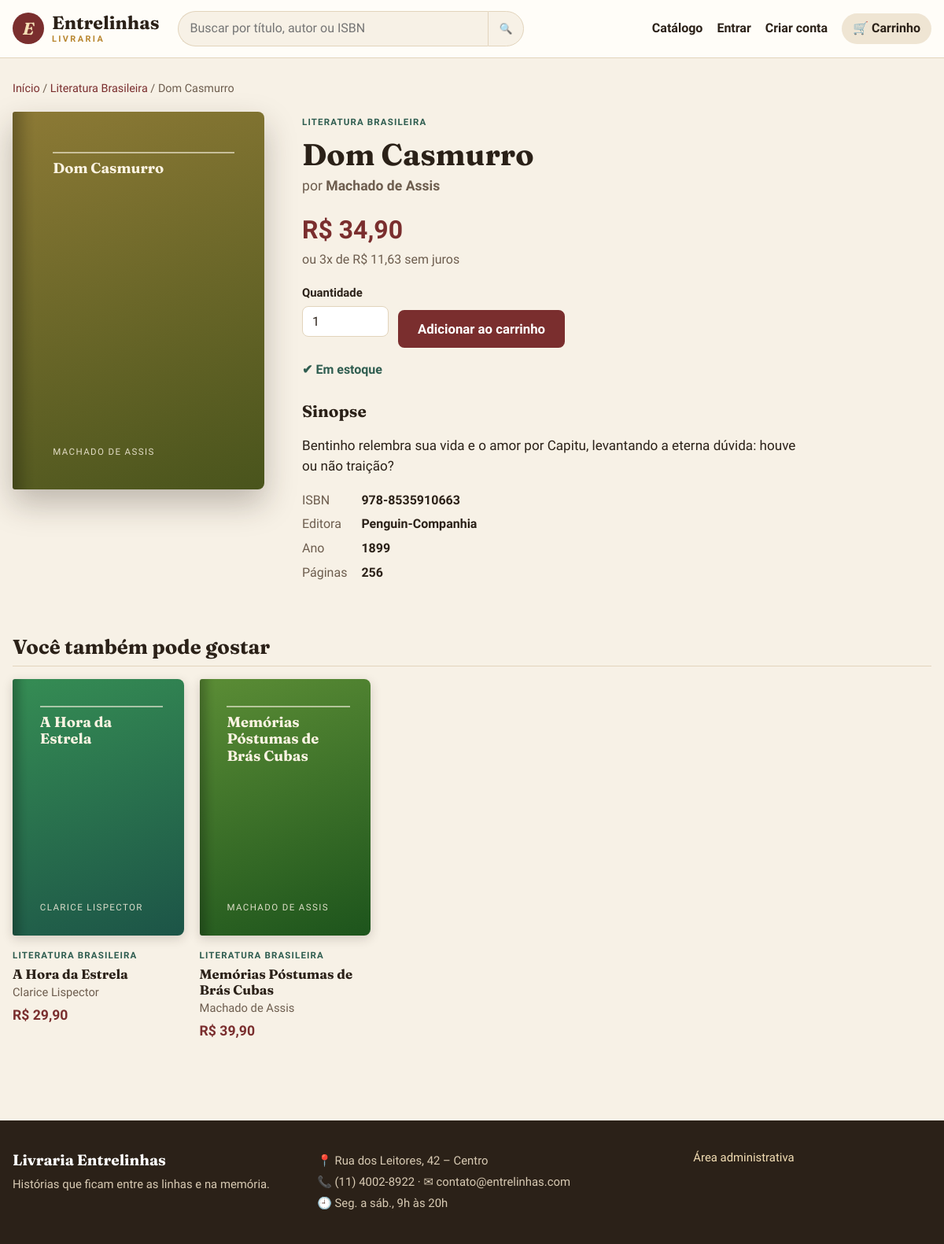
The page /livro/1 on the database its author committed.
### tables this page shows
CREATE TABLE livros (
    id              INT UNSIGNED AUTO_INCREMENT PRIMARY KEY,
    titulo          VARCHAR(150) NOT NULL,
    isbn            VARCHAR(20)  NOT NULL UNIQUE,
    categoria_id    INT UNSIGNED NOT NULL,
    autor_id        INT UNSIGNED NOT NULL,
    editora         VARCHAR(100) NULL,
    ano_publicacao  SMALLINT NULL,
    paginas         SMALLINT UNSIGNED NULL,
    preco           DECIMAL(10,2) NOT NULL,
    estoque         INT UNSIGNED NOT NULL DEFAULT 0,
    sinopse         TEXT NULL,
    capa            VARCHAR(255) NULL,
    destaque        TINYINT(1) NOT NULL DEFAULT 0,
    ativo           TINYINT(1) NOT NULL DEFAULT 1,
    criado_em       DATETIME NOT NULL DEFAULT CURRENT_TIMESTAMP,
    CONSTRAINT fk_livro_categoria FOREIGN KEY (categoria_id) REFERENCES categorias(id)
        ON UPDATE CASCADE ON DELETE RESTRICT,
    CONSTRAINT fk_livro_autor FOREIGN KEY (autor_id) REFERENCES autores(id)
        ON UPDATE CASCADE ON DELETE RESTRICT,
    CONSTRAINT ck_livro_preco CHECK (preco > 0)
);

CREATE TABLE categorias (
    id          INT UNSIGNED AUTO_INCREMENT PRIMARY KEY,
    nome        VARCHAR(60) NOT NULL UNIQUE,
    descricao   VARCHAR(255) NULL
);

CREATE TABLE autores (
    id             INT UNSIGNED AUTO_INCREMENT PRIMARY KEY,
    nome           VARCHAR(120) NOT NULL,
    nacionalidade  VARCHAR(60)  NULL,
    biografia      TEXT NULL
);

### app/Core/Controller.php (called while the page is built, shortened)
<?php
class Controller
{
    public function render(string $view, array $dados = [], string $layout = 'public'): void
    {
        extract($dados);
        require APP_PATH . "/Views/{$view}.php";
        $conteudo = ob_get_clean();
        require APP_PATH . "/Views/layouts/{$layout}.php";
    }
}

### app/Controllers/LojaController.php (called while the page is built, shortened)
<?php
class LojaController extends Controller
{
    public function livro(int $id): void
    {
        $model = new Livro();
        $livro = $model->findCompleto($id);
        $this->render('loja/livro', [
            'titulo' => $livro['titulo'],
            'livro' => $livro,
            'relacionados' => $model->relacionados((int) $livro['categoria_id'], $id),
        ]);
    }
}

### public/index.php (called while the page is built, shortened)
<?php
require dirname(__DIR__) . '/app/bootstrap.php';
$router = new App\Core\Router();
$router->dispatch($_SERVER['REQUEST_URI'], $_SERVER['REQUEST_METHOD']);

### app/helpers.php (called while the page is built, shortened)
<?php
function e(mixed $valor): string
{
    return htmlspecialchars((string) ($valor ?? ''), ENT_QUOTES, 'UTF-8');
}
function base_path(): string
{
    $dir = str_replace('\\', '/', dirname($_SERVER['SCRIPT_NAME'] ?? '/'));
    return rtrim($dir, '/');
}
function url(string $caminho = ''): string
{
    return base_path() . '/' . ltrim($caminho, '/');
}
function asset(string $arquivo): string
{
    return url('assets/' . ltrim($arquivo, '/'));
}
function moeda(float|string|null $valor): string
{
    return 'R$ ' . number_format((float) $valor, 2, ',', '.');
}
function capa_cor(int $id): int
{
    return ($id * 47) % 360;
}

### app/bootstrap.php (called while the page is built, shortened)
<?php
spl_autoload_register(function (string $classe): void {
    $prefixo = 'App\\';
    $relativo = str_replace('\\', '/', substr($classe, strlen($prefixo)));
    $arquivo = APP_PATH . '/' . $relativo . '.php';
});
require APP_PATH . '/helpers.php';

### app/Core/Database.php (called while the page is built, shortened)
<?php
class Database
{
    private static ?PDO $conexao = null;
    private static array $config = [];
    public static function configure(array $config): void
    {
        self::$config = $config;
    }
    public static function getConnection(): PDO
    {
        if (self::$conexao === null) {
            $c = self::$config;
            $dsn = "mysql:host={$c['host']};port={$c['port']};dbname={$c['name']};charset={$c['charset']}";
            try {
                self::$conexao = new PDO($dsn, $c['user'], $c['pass'], [
                    PDO::ATTR_ERRMODE => PDO::ERRMODE_EXCEPTION,
                    PDO::ATTR_DEFAULT_FETCH_MODE => PDO::FETCH_ASSOC,
                    PDO::ATTR_EMULATE_PREPARES => false,
                ]);
            } catch (PDOException $e) {
                http_response_code(500);
                exit('<h1>Erro ao conectar ao banco de dados</h1><p>Verifique se o container MySQL está rodando '
                    . '(<code>docker compose up -d db</code>).</p><pre>' . htmlspecialchars($e->getMessage()) . '</pre>');
            }
        }
        return self::$conexao;
    }
}

### app/Core/Model.php (called while the page is built, shortened)
<?php
abstract class Model
{
    public function __construct()
    {
        $this->db = Database::getConnection();
    }
}

### app/Models/Livro.php (called while the page is built, shortened)
<?php
class Livro extends Model
{
    public function findCompleto(int $id): ?array
    {
        $stmt = $this->db->prepare(self::SELECT_COMPLETO . ' WHERE l.id = :id');
        $stmt->execute(['id' => $id]);
        return $stmt->fetch() ?: null;
    }
    public function relacionados(int $categoriaId, int $ignorarId, int $limite = 4): array
    {
        $stmt = $this->db->prepare(
            self::SELECT_COMPLETO . ' WHERE l.ativo = 1 AND l.categoria_id = :cat AND l.id <> :id
              ORDER BY RAND() LIMIT :limite'
        );
        $stmt->bindValue('cat', $categoriaId, \PDO::PARAM_INT);
        $stmt->bindValue('id', $ignorarId, \PDO::PARAM_INT);
        $stmt->bindValue('limite', $limite, \PDO::PARAM_INT);
        $stmt->execute();
        return $stmt->fetchAll();
    }
}

### app/Core/Auth.php (called while the page is built, shortened)
<?php
class Auth
{
    public static function cliente(): ?array
    {
        return $_SESSION['cliente'] ?? null;
    }
}

### app/Views/loja/livro.php (the view, shortened to what this page needs)
<nav class="migalhas">
    <a href="<?= url('') ?>">Início</a> /
    <a href="<?= url('livros?categoria=' . $livro['categoria_id']) ?>"><?= e($livro['categoria']) ?></a> /
    <span><?= e($livro['titulo']) ?></span>
</nav>
<article class="livro-detalhe">
    <div class="livro-detalhe-capa">
        <?php $l = $livro; require APP_PATH . '/Views/partials/capa.php'; ?>
    </div>
    <div class="livro-detalhe-info">
        <span class="livro-card-categoria"><?= e($livro['categoria']) ?></span>
        <h1><?= e($livro['titulo']) ?></h1>
        <p class="autor">por <strong><?= e($livro['autor']) ?></strong></p>
        <p class="preco preco-grande"><?= moeda($livro['preco']) ?></p>
        <p class="parcelas">ou 3x de <?= moeda($livro['preco'] / 3) ?> sem juros</p>
        <?php if ($livro['estoque'] > 0): ?>
            <form action="<?= url('carrinho/adicionar') ?>" method="post" class="form-comprar" data-validar>
                <label>Quantidade
                    <input type="number" name="quantidade" value="1" min="1" max="<?= (int) $livro['estoque'] ?>" required>
                </label>
                <button class="btn btn-primario btn-grande">Adicionar ao carrinho</button>
            </form>
            <p class="estoque-info <?= $livro['estoque'] <= 3 ? 'baixo' : '' ?>">
                <?= $livro['estoque'] <= 3 ? '⚠ Restam apenas ' . (int) $livro['estoque'] . ' unidade(s)!' : '✔ Em estoque' ?>
            </p>
        <?php else: ?>
            <p class="alerta alerta-erro">Este livro está esgotado no momento.</p>
        <?php endif; ?>
        <?php if ($livro['sinopse']): ?>
            <h2>Sinopse</h2>
            <p class="sinopse"><?= nl2br(e($livro['sinopse'])) ?></p>
        <?php endif; ?>
        <dl class="ficha">
            <dt>ISBN</dt><dd><?= e($livro['isbn']) ?></dd>
            <?php if ($livro['editora']): ?><dt>Editora</dt><dd><?= e($livro['editora']) ?></dd><?php endif; ?>
            <?php if ($livro['ano_publicacao']): ?><dt>Ano</dt><dd><?= e($livro['ano_publicacao']) ?></dd><?php endif; ?>
            <?php if ($livro['paginas']): ?><dt>Páginas</dt><dd><?= e($livro['paginas']) ?></dd><?php endif; ?>
        </dl>
    </div>
</article>
<?php if ($relacionados): ?>
    <section class="secao">
        <div class="secao-cabecalho"><h2>Você também pode gostar</h2></div>
        <div class="grade-livros">
            <?php foreach ($relacionados as $l): ?>
                <?php require APP_PATH . '/Views/partials/livro_card.php'; ?>
            <?php endforeach; ?>
        </div>
    </section>
<?php endif; ?>

### app/Views/partials/capa.php
<?php if (!empty($l['capa'])): ?>
    <img src="<?= e(capa_url($l['capa'])) ?>" alt="Capa de <?= e($l['titulo']) ?>" class="capa" loading="lazy">
<?php else: ?>
    <div class="capa capa-gerada" style="--h: <?= capa_cor((int) $l['id']) ?>">
        <span class="capa-titulo"><?= e($l['titulo']) ?></span>
        <?php if (!empty($l['autor'])): ?><span class="capa-autor"><?= e($l['autor']) ?></span><?php endif; ?>
    </div>
<?php endif; ?>

### app/Views/partials/livro_card.php (shortened to what this page needs)
<article class="livro-card">
    <a href="<?= url('livro/' . $l['id']) ?>" class="livro-card-capa">
        <?php require __DIR__ . '/capa.php'; ?>
    </a>
    <div class="livro-card-info">
        <span class="livro-card-categoria"><?= e($l['categoria']) ?></span>
        <h3><a href="<?= url('livro/' . $l['id']) ?>"><?= e($l['titulo']) ?></a></h3>
        <p class="livro-card-autor"><?= e($l['autor']) ?></p>
        <p class="preco"><?= moeda($l['preco']) ?></p>
    </div>
</article>

### app/Core/Router.php (shortened to what this page needs)
<?php
class Router
{
    private array $rotas = [];
    private function add(string $metodo, string $caminho, array $acao): void
    {
        $regex = preg_replace('#\{(\w+)\}#', '(?P<$1>\d+)', rtrim($caminho, '/') ?: '/');
        $this->rotas[$metodo]['#^' . $regex . '$#'] = $acao;
    }
    public function dispatch(string $uri, string $metodo): void
    {
        $caminho = parse_url($uri, PHP_URL_PATH) ?? '/';
        $caminho = rtrim($caminho, '/') ?: '/';
        foreach ($this->rotas[$metodo] ?? [] as $regex => [$controller, $acao]) {
            if (preg_match($regex, $caminho, $m)) {
                $params = array_map('intval', array_filter($m, 'is_string', ARRAY_FILTER_USE_KEY));
                (new $controller())->$acao(...array_values($params));
                return;
            }
        }
    }
}

### app/Views/layouts/public.php (shortened to what this page needs)
<?php use App\Core\Auth; $cliente = Auth::cliente(); ?>
<!DOCTYPE html>
<html lang="pt-BR">
<head>
    <link rel="stylesheet" href="<?= asset('css/style.css') ?>">
</head>
<body>
<header class="topo">
    <div class="container topo-inner">
        <a href="<?= url('') ?>" class="logo">
            <span class="logo-icone">E</span>
            <span>Entrelinhas<small>livraria</small></span>
        </a>
        <form action="<?= url('livros') ?>" method="get" class="busca-topo">
            <input type="search" name="busca" placeholder="Buscar por título, autor ou ISBN" value="<?= e($_GET['busca'] ?? '') ?>">
            <button type="submit" aria-label="Buscar">🔍</button>
        </form>
        <nav class="menu">
            <a href="<?= url('livros') ?>">Catálogo</a>
            <?php if ($cliente): ?>
                <a href="<?= url('minha-conta') ?>">Olá, <?= e(explode(' ', $cliente['nome'])[0]) ?></a>
                <a href="<?= url('sair') ?>">Sair</a>
            <?php else: ?>
                <a href="<?= url('entrar') ?>">Entrar</a>
                <a href="<?= url('cadastro') ?>">Criar conta</a>
            <?php endif; ?>
            <a href="<?= url('carrinho') ?>" class="btn-carrinho">
                🛒 Carrinho <?php if (carrinho_qtd()): ?><span class="contador"><?= carrinho_qtd() ?></span><?php endif; ?>
            </a>
        </nav>
    </div>
</header>
<main class="container conteudo">
    <?= $conteudo ?>
</main>
<footer class="rodape">
    <div class="container rodape-inner">
        <div>
            <strong>Livraria Entrelinhas</strong>
            <p>Histórias que ficam entre as linhas e na memória.</p>
        </div>
        <div>
            <p>📍 Rua dos Leitores, 42 – Centro</p>
            <p>📞 (11) 4002-8922 · ✉ contato@entrelinhas.com</p>
            <p>🕘 Seg. a sáb., 9h às 20h</p>
        </div>
        <div>
            <a href="<?= url('admin/login') ?>">Área administrativa</a>
        </div>
    </div>
</footer>
</body>
</html>

### rows shown on the page
livros: categoria.nome "Literatura Brasileira", titulo "Dom Casmurro", capa_cor((int) $l['id']) 47 (drawn), autor.nome "MACHADO DE ASSIS", categoria.nome "LITERATURA BRASILEIRA", autor.nome "Machado de Assis", preco "R$ 34,90", moeda($livro['preco']/3) "R$ 11,63", estoque "✔ Em estoque", sinopse "Bentinho relembra sua vida e o amor por Capitu, levantando a eterna dúvida: houve ou não traição?", isbn "978-8535910663", editora "Penguin-Companhia", ano_publicacao "1899", paginas "256"
livros: capa_cor((int) $l['id']) 141 (drawn), titulo "A Hora da Estrela", autor.nome "CLARICE LISPECTOR", categoria.nome "LITERATURA BRASILEIRA", autor.nome "Clarice Lispector", preco "R$ 29,90"
livros: capa_cor((int) $l['id']) 94 (drawn), titulo "Memórias Póstumas de Brás Cubas", autor.nome "MACHADO DE ASSIS", categoria.nome "LITERATURA BRASILEIRA", autor.nome "Machado de Assis", preco "R$ 39,90"
